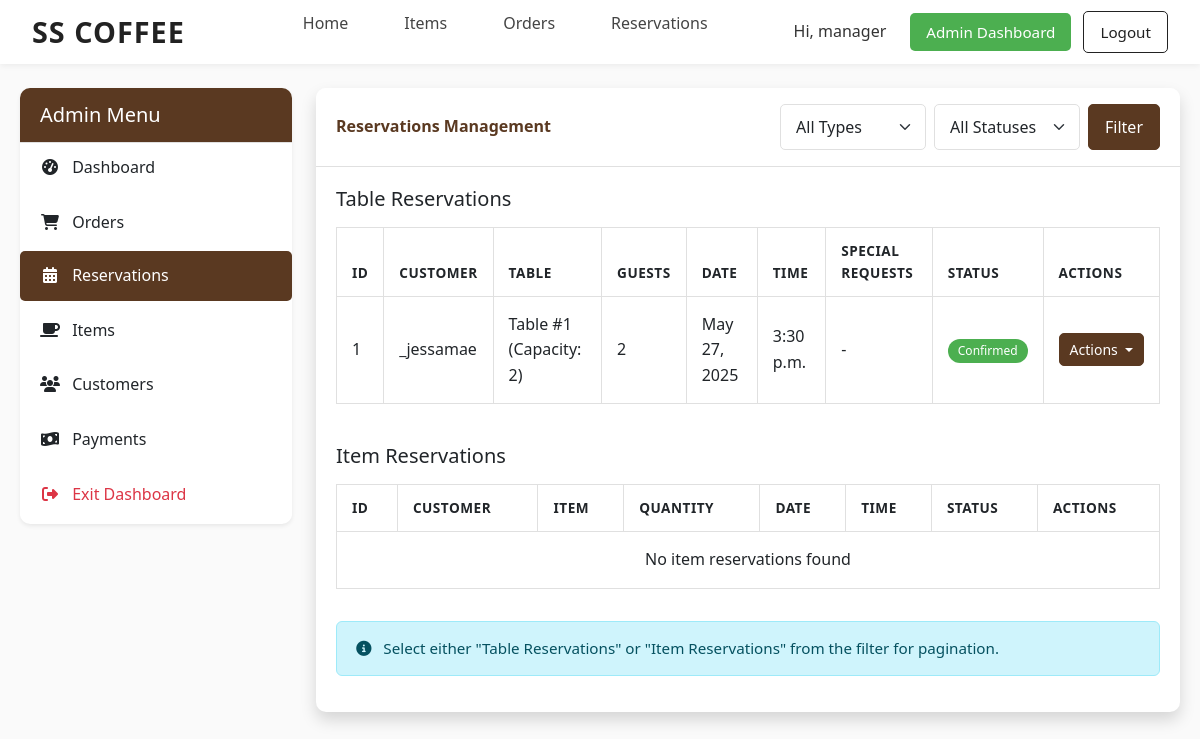
Screenshot of /admin-dashboard/reservations/ (signed in) with the database file from the repository.
### core/models.py (models this page shows, shortened)
class CustomUser(AbstractUser):
    pass

class TableReservation(models.Model):
    STATUS_CHOICES = [
        ('pending', 'Pending'),
        ('confirmed', 'Confirmed'),
        ('cancelled', 'Cancelled'),
        ('completed', 'Completed'),
    ]
    customer = models.ForeignKey(settings.AUTH_USER_MODEL, on_delete=models.CASCADE, related_name='table_reservations')
    table = models.ForeignKey(Table, on_delete=models.CASCADE)
    number_of_guests = models.PositiveIntegerField()
    reservation_date = models.DateField()
    reservation_time = models.TimeField()
    special_requests = models.TextField(blank=True, null=True)
    status = models.CharField(max_length=10, choices=STATUS_CHOICES, default='pending')
    created_at = models.DateTimeField(auto_now_add=True)
    class Meta:
        ordering = ['-reservation_date', '-reservation_time']

class Table(models.Model):
    table_number = models.PositiveIntegerField(unique=True)
    capacity = models.PositiveIntegerField()
    is_available = models.BooleanField(default=True)

### core/views.py (the view)
# urls.py: path('admin-dashboard/reservations/', views.admin_reservations, name='admin_reservations'),
@user_passes_test(is_admin)
def admin_reservations(request):
    status = request.GET.get('status', '')
    reservation_type = request.GET.get('type', 'all')
    if status:
        item_reservations = Reservation.objects.filter(status=status).order_by('-reservation_date', '-reservation_time')
    else:
        item_reservations = Reservation.objects.all().order_by('-reservation_date', '-reservation_time')
    if status:
        table_reservations = TableReservation.objects.filter(status=status).order_by('-reservation_date', '-reservation_time')
    else:
        table_reservations = TableReservation.objects.all().order_by('-reservation_date', '-reservation_time')
    if reservation_type == 'table':
        paginator = Paginator(table_reservations, 10)
        page = request.GET.get('page', 1)
        table_reservations = paginator.get_page(page)
        item_reservations = []
    elif reservation_type == 'item':
        paginator = Paginator(item_reservations, 10)
        page = request.GET.get('page', 1)
        item_reservations = paginator.get_page(page)
        table_reservations = []
    else:  # 'all'
        item_paginator = Paginator(item_reservations, 5)
        table_paginator = Paginator(table_reservations, 5)
        page = request.GET.get('page', 1)
        item_reservations = item_paginator.get_page(page)
        table_reservations = table_paginator.get_page(page)
    return render(request, 'admin/reservations.html', {
        'item_reservations': item_reservations,
        'table_reservations': table_reservations,
        'status': status,
        'reservation_type': reservation_type
    })

### core/templates/admin/reservations.html (shortened to what this page needs)
{% extends 'base.html' %}
{% load static %}
{% block extra_css %}
<link rel="stylesheet" href="{% static 'css/admin/dashboard.css' %}">
{% endblock %}
{% block content %}
<div class="container-fluid mt-4">
    <div class="row">
        <div class="col-md-3">
            <div class="card shadow-sm mb-4">
                <div class="card-header bg-dark text-white">
                    <h5 class="mb-0">Admin Menu</h5>
                </div>
                <div class="list-group list-group-flush">
                    <a href="{% url 'admin_dashboard' %}" class="list-group-item list-group-item-action">
                        <i class="fas fa-tachometer-alt me-2"></i> Dashboard
                    </a>
                    <a href="{% url 'admin_orders' %}" class="list-group-item list-group-item-action">
                        <i class="fas fa-shopping-cart me-2"></i> Orders
                    </a>
                    <a href="{% url 'admin_reservations' %}" class="list-group-item list-group-item-action active">
                        <i class="fas fa-calendar-alt me-2"></i> Reservations
                    </a>
                    <a href="{% url 'admin_items' %}" class="list-group-item list-group-item-action">
                        <i class="fas fa-coffee me-2"></i> Items
                    </a>
                    <a href="{% url 'admin_customers' %}" class="list-group-item list-group-item-action">
                        <i class="fas fa-users me-2"></i> Customers
                    </a>
                    <a href="{% url 'admin_payments' %}" class="list-group-item list-group-item-action">
                        <i class="fas fa-money-bill-wave me-2"></i> Payments
                    </a>
                    <a href="{% url 'home' %}" class="list-group-item list-group-item-action text-danger">
                        <i class="fas fa-sign-out-alt me-2"></i> Exit Dashboard
                    </a>
                </div>
            </div>
        </div>
        <div class="col-md-9">
            <div class="card shadow mb-4">
                <div class="card-header py-3 d-flex flex-row align-items-center justify-content-between">
                    <h6 class="m-0 font-weight-bold text-primary">Reservations Management</h6>
                    <div>
                        <form class="d-flex" method="get">
                            <select name="type" class="form-select me-2">
                                <option value="all" {% if reservation_type == 'all' %}selected{% endif %}>All Types</option>
                            </select>
                            <select name="status" class="form-select me-2">
                                <option value="">All Statuses</option>
                            </select>
                            <button type="submit" class="btn btn-primary">Filter</button>
                        </form>
                    </div>
                </div>
                <div class="card-body">
                    {% if reservation_type == 'all' or reservation_type == 'table' %}
                    <h5 class="mb-3">Table Reservations</h5>
                    <div class="table-responsive mb-4">
                        <table class="table table-bordered" width="100%" cellspacing="0">
                            <thead>
                                <tr>
                                    <th>ID</th>
                                    <th>Customer</th>
                                    <th>Table</th>
                                    <th>Guests</th>
                                    <th>Date</th>
                                    <th>Time</th>
                                    <th>Special Requests</th>
                                    <th>Status</th>
                                    <th>Actions</th>
                                </tr>
                            </thead>
                            <tbody>
                                {% for reservation in table_reservations %}
                                <tr>
                                    <td>{{ reservation.id }}</td>
                                    <td>{{ reservation.customer.username }}</td>
                                    <td>Table #{{ reservation.table.table_number }} (Capacity: {{ reservation.table.capacity }})</td>
                                    <td>{{ reservation.number_of_guests }}</td>
                                    <td>{{ reservation.reservation_date }}</td>
                                    <td>{{ reservation.reservation_time }}</td>
                                    <td>{{ reservation.special_requests|default:"-"|truncatechars:20 }}</td>
                                    <td>
                                        {% if reservation.status == 'pending' %}
                                        <span class="badge bg-warning">Pending</span>
                                        {% elif reservation.status == 'confirmed' %}
                                        <span class="badge bg-success">Confirmed</span>
                                        {% elif reservation.status == 'cancelled' %}
                                        <span class="badge bg-danger">Cancelled</span>
                                        {% elif reservation.status == 'completed' %}
                                        <span class="badge bg-secondary">Completed</span>
                                        {% endif %}
                                    </td>
                                    <td>
                                        <div class="btn-group">
                                            <button type="button" class="btn btn-sm btn-primary dropdown-toggle" data-bs-toggle="dropdown" aria-expanded="false">
                                                Actions
                                            </button>
                                        </div>
                                    </td>
                                </tr>
                                {% empty %}
                                <tr>
                                    <td colspan="9" class="text-center">No table reservations found</td>
                                </tr>
                                {% endfor %}
                            </tbody>
                        </table>
                    </div>
                    {% endif %}
                    {% if reservation_type == 'all' or reservation_type == 'item' %}
                    <h5 class="mb-3">Item Reservations</h5>
                    <div class="table-responsive">
                        <table class="table table-bordered" width="100%" cellspacing="0">
                            <thead>
                                <tr>
                                    <th>ID</th>
                                    <th>Customer</th>
                                    <th>Item</th>
                                    <th>Quantity</th>
                                    <th>Date</th>
                                    <th>Time</th>
                                    <th>Status</th>
                                    <th>Actions</th>
                                </tr>
                            </thead>
                            <tbody>
                                {% for reservation in item_reservations %}
                                <tr>
                                    <td>{{ reservation.id }}</td>
                                    <td>{{ reservation.customer.username }}</td>
                                    <td>{{ reservation.item.name }}</td>
                                    <td>{{ reservation.quantity }}</td>
                                    <td>{{ reservation.reservation_date }}</td>
                                    <td>{{ reservation.reservation_time }}</td>
                                    <td>
                                        {% if reservation.status == 'pending' %}
                                        <span class="badge bg-warning">Pending</span>
                                        {% elif reservation.status == 'confirmed' %}
                                        <span class="badge bg-success">Confirmed</span>
                                        {% elif reservation.status == 'cancelled' %}
                                        <span class="badge bg-danger">Cancelled</span>
                                        {% endif %}
                                    </td>
                                    <td>
                                        <div class="btn-group">
                                            <button type="button" class="btn btn-sm btn-primary dropdown-toggle" data-bs-toggle="dropdown" aria-expanded="false">
                                                Actions
                                            </button>
                                            <ul class="dropdown-menu">
                                                {% if reservation.status == 'pending' %}
                                                <li><a class="dropdown-item" href="{% url 'admin_update_reservation_status' reservation.id 'confirmed' %}">Confirm Reservation</a></li>
                                                <li><a class="dropdown-item" href="{% url 'admin_update_reservation_status' reservation.id 'cancelled' %}">Cancel Reservation</a></li>
                                                {% elif reservation.status == 'confirmed' %}
                                                <li><a class="dropdown-item" href="{% url 'admin_update_reservation_status' reservation.id 'cancelled' %}">Cancel Reservation</a></li>
                                                {% elif reservation.status == 'cancelled' %}
                                                <li><a class="dropdown-item" href="{% url 'admin_update_reservation_status' reservation.id 'pending' %}">Mark as Pending</a></li>
                                                {% endif %}
                                            </ul>
                                        </div>
                                    </td>
                                </tr>
                                {% empty %}
                                <tr>
                                    <td colspan="8" class="text-center">No item reservations found</td>
                                </tr>
                                {% endfor %}
                            </tbody>
                        </table>
                    </div>
                    {% endif %}
                    {% if reservation_type == 'all' %}
                    <div class="alert alert-info mt-3">
                        <i class="fas fa-info-circle me-2"></i> Select either "Table Reservations" or "Item Reservations" from the filter for pagination.
                    </div>
                    {% endif %}
                </div>
            </div>
        </div>
    </div>
</div>
{% endblock %}

### core/templates/navbar.html (shortened to what this page needs)
{% load static %}
<nav class="navbar">
  <div class="logo"><a href="{% url 'home' %}">SS Coffee</a></div>
  <ul class="nav-links">
    <li><a href="{% url 'home' %}">Home</a></li>
    <li><a href="{% url 'items' %}">Items</a></li>
    <li><a href="{% url 'orders' %}">Orders</a></li>
    <li><a href="{% url 'reservations' %}">Reservations</a></li>
  </ul>
  <div class="auth-buttons">
    {% if request.user.is_authenticated %}
      <span class="welcome">Hi, {{ request.user.username }}</span>
      {% if request.user.is_staff or request.user.is_superuser %}
        <a href="{% url 'admin_dashboard' %}" class="btn" style="background-color: #4CAF50; color: white; border: none;">Admin Dashboard</a>
      {% endif %}
      <a href="{% url 'logout' %}" class="logout-btn">Logout</a>
    {% else %}
      <button type="button" class="btn login-btn">Login</button>
      <button type="button" class="btn register-btn">Register</button>
    {% endif %}
  </div>
</nav>

### rows the page displays
CustomUser: user.username "manager"
TableReservation: id "1", customer.username "_jessamae", table.table_number "1", table.capacity "2", number_of_guests "2", reservation_date "May 27, 2025", reservation_time "3:30 p.m.", special_requests "-", status "Confirmed"
